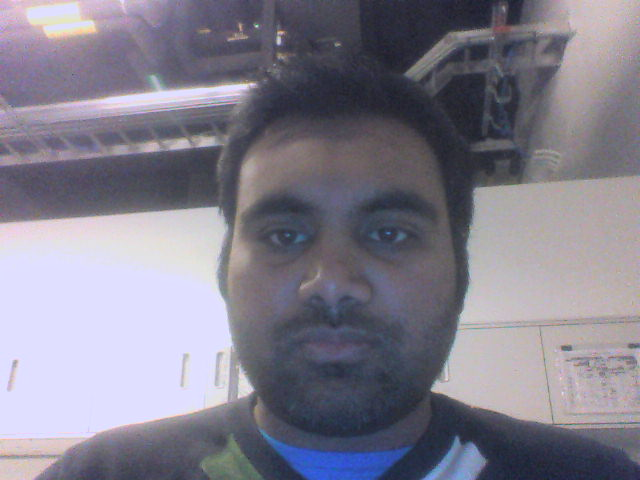
#> input picture Image.jpg, 640 x 480 px
$ python -i extract_features.py   (imports and definitions only)   (Python 2 division)   (older library calls are emulated)
#> lines starting #> are read from the running program, lines starting #| are printed output that depends on the picture
#> further down, picture is the input picture: shape (480, 640, 3); mean B, G, R 140.2, 126.3, 129.2
import cv2
import numpy as np

def sobel(image):
    scale = 1
    delta = 0
    ddepth = cv2.CV_16S
    img = image
    img = cv2.GaussianBlur(img,(3,3),0)
    gray = cv2.cvtColor(img,cv2.COLOR_BGR2GRAY)
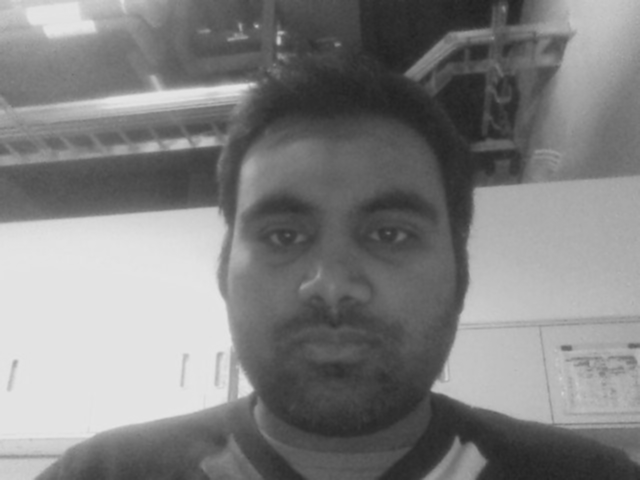
#> gray: shape (480, 640); min 33, max 230, mean 128.8

    # Gradient-X
    grad_x = cv2.Sobel(gray,ddepth,1,0,ksize = 3, scale = scale, delta = delta,borderType = cv2.BORDER_DEFAULT)
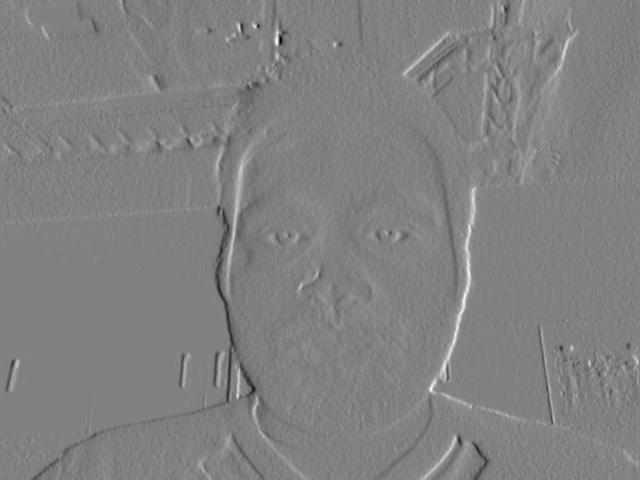
#> grad_x: shape (480, 640) int16; min -277, max 267, mean -0.4; drawn with min black and max white
    #grad_x = cv2.Scharr(gray,ddepth,1,0)

    # Gradient-Y
    grad_y = cv2.Sobel(gray,ddepth,0,1,ksize = 3, scale = scale, delta = delta, borderType = cv2.BORDER_DEFAULT)
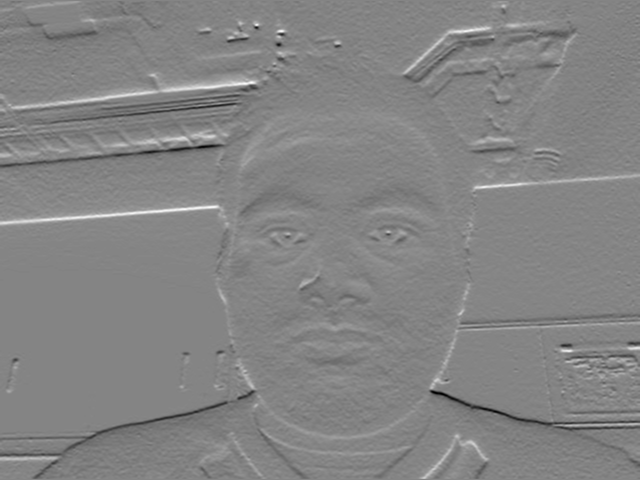
#> grad_y: shape (480, 640) int16; min -279, max 258, mean -0.7; drawn with min black and max white
    #grad_y = cv2.Scharr(gray,ddepth,0,1)

    abs_grad_x = cv2.convertScaleAbs(grad_x)   # converting back to uint8
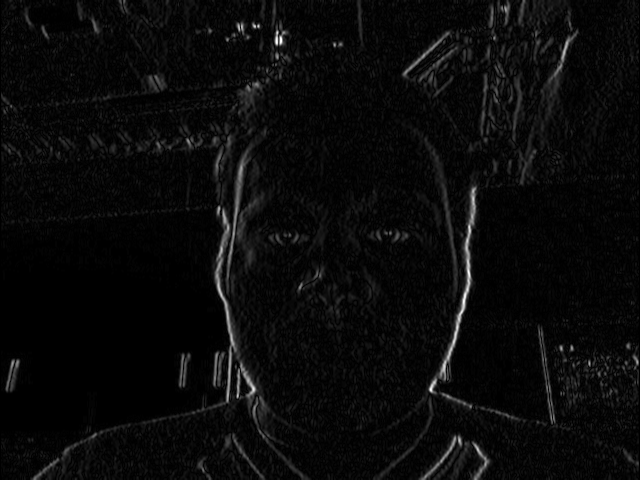
#> abs_grad_x: shape (480, 640); min 0, max 255, mean 10
    abs_grad_y = cv2.convertScaleAbs(grad_y)
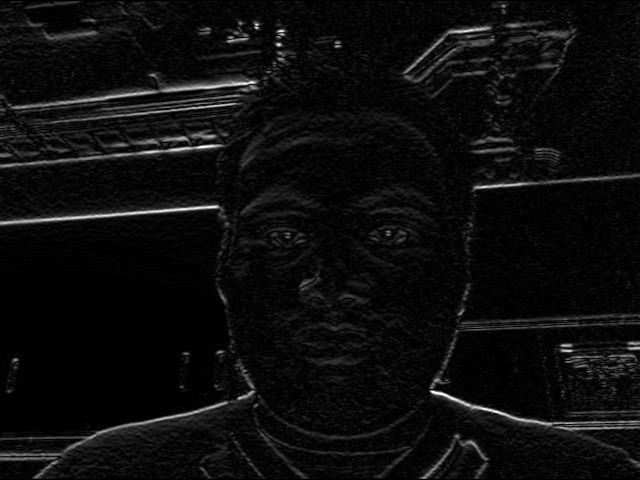
#> abs_grad_y: shape (480, 640); min 0, max 255, mean 13.1

    dst = cv2.addWeighted(abs_grad_x,0.5,abs_grad_y,0.5,0)
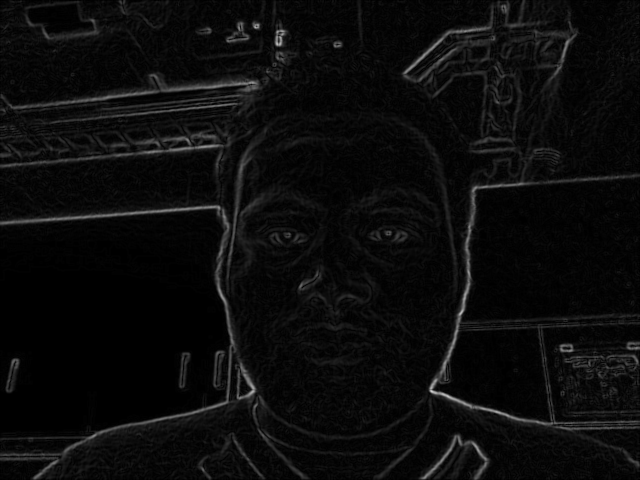
#> dst: shape (480, 640); min 0, max 206, mean 11.5
    #dst = cv2.add(abs_grad_x,abs_grad_y)

    cv2.imshow('dst',dst)
    cv2.waitKey(0)
    cv2.destroyAllWindows()


# [53 lines not run here, left out]

>>> import cv2
>>> picture = cv2.imread('../Image.jpg')
>>> result = sobel(picture)
